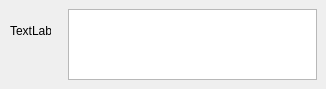
<?xml version="1.0" encoding="UTF-8"?>
<ui version="4.0">
 <class>chatbox</class>
 <widget class="QWidget" name="chatbox">
  <property name="geometry">
   <rect>
    <x>0</x>
    <y>0</y>
    <width>326</width>
    <height>89</height>
   </rect>
  </property>
  <property name="windowTitle">
   <string>Form</string>
  </property>
  <widget class="QTextEdit" name="textEdit">
   <property name="geometry">
    <rect>
     <x>68</x>
     <y>9</y>
     <width>249</width>
     <height>71</height>
    </rect>
   </property>
   <property name="lineWrapMode">
    <enum>QTextEdit::WidgetWidth</enum>
   </property>
   <property name="readOnly">
    <bool>true</bool>
   </property>
  </widget>
  <widget class="QLabel" name="label">
   <property name="geometry">
    <rect>
     <x>10</x>
     <y>10</y>
     <width>41</width>
     <height>41</height>
    </rect>
   </property>
   <property name="text">
    <string>TextLabel</string>
   </property>
  </widget>
 </widget>
 <resources/>
 <connections/>
</ui>
